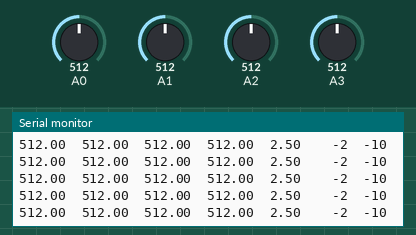
Recording of a sketch running on a simulated Arduino Uno, built for the host (arithmetic inside an expression is 32-bit, double 64-bit). On the bench: the last lines printed to the serial monitor. Inputs (shaded band) come from the test bench; at power-on: A0 = 512, A1 = 512, A2 = 512, A3 = 512.

Above: at 1.2 s.
1.3 s: A0 set to 106
At 1.35 s:
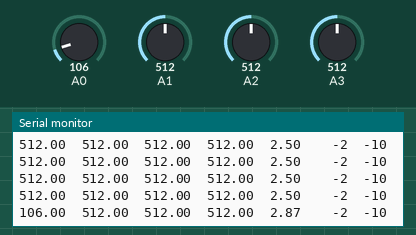
2.8 s: A0 set to 94
At 2.8 s:
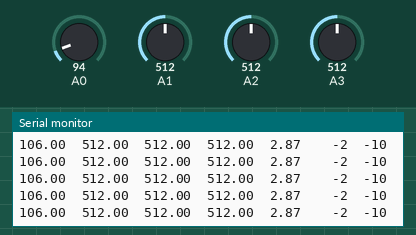
8.8 s: A1 set to 108
At 8.82 s:
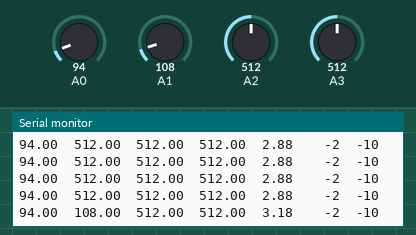
11.8 s: A1 set to 94
At 11.8 s:
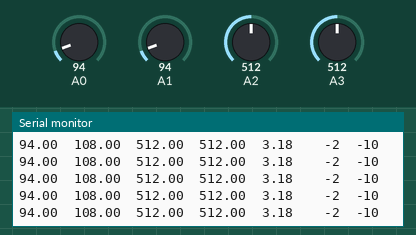
13.3 s: A2 set to 110
At 13.31 s:
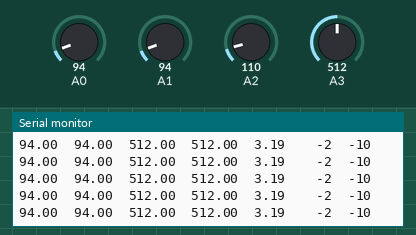
16.3 s: A2 set to 90
At 16.3 s:
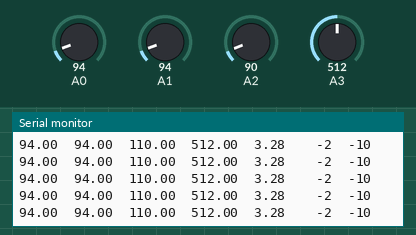
Timing chart, 0 to 18.8 s (numbered marks = the images above; inputs shaded):
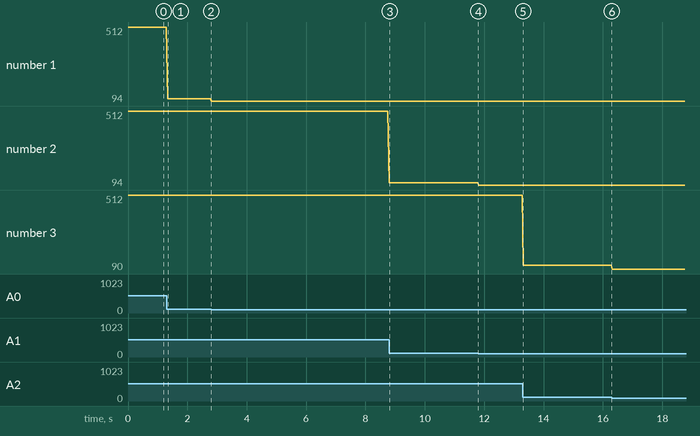

Measured:
- after the input at 1.3 s, the serial monitor: prints a new line at once (image 1)
- plotted number 1: 512 → 106 after the input at 1.3 s, 106 → 94 after the input at 2.8 s
- plotted number 2: 512 → 108 after the input at 2.8 s
- plotted number 3: 512 → 110 after the input at 13.3 s, 110 → 90 after the input at 16.3 s

The sketch:

PID.ino
```cpp
#include <cmath>
int sensor[] = {PA0, PA1, PA2, PA3};
float average = 0;
float sum = 0;
float prod = 0;
float val[4];
float pos;
float setpoint = 2.5;
int ki=0, kd=0, kp=0;
int lastkp;
int error;
int proportional=5, integral=0.1, derivative=12;
float position1;
//float round(float x);
void setup()
{
  Serial.begin(9600);// turn on serial monitor
}

void loop()
{
  PID1();
  //readSensor();
}
float readSensor()
{
  sum = 0;
  prod = 0;
  for (int i = 0; i < 4; i++)
  {
    val[i] = analogRead(sensor[i]);//reading value of sensors
    Serial.print(val[i]);
    Serial.print("\t");
  }

  for (int i = 1; i <= 4; i++) {
    sum += val[i - 1];
    prod += i * val[i - 1];
  }

  position1 = prod / sum;
  //return (position1);
  Serial.print(position1);
  Serial.print("\t");
}

void PID1()
{
  pos = readSensor();
  //Serial.print(pos);
  Serial.print("\t");
  kp = pos - setpoint;// finding value of propotional
  Serial.print(kp);
  Serial.print("\t");
  ki = ki - kp;// value of integral
  kd = kp - lastkp;// derivative value
  lastkp = kp;
  error = (proportional * kp + integral * ki + derivative * kd);//finding the error value
  Serial.println(error);
}
void turn()
{
  if (error < -256) //all values below -256 to be read as -256
  {
    error = -256;
  }
  if (error > 256) // all values above 256 to be read as 256
  {
    error = 256;
  }
}
```
